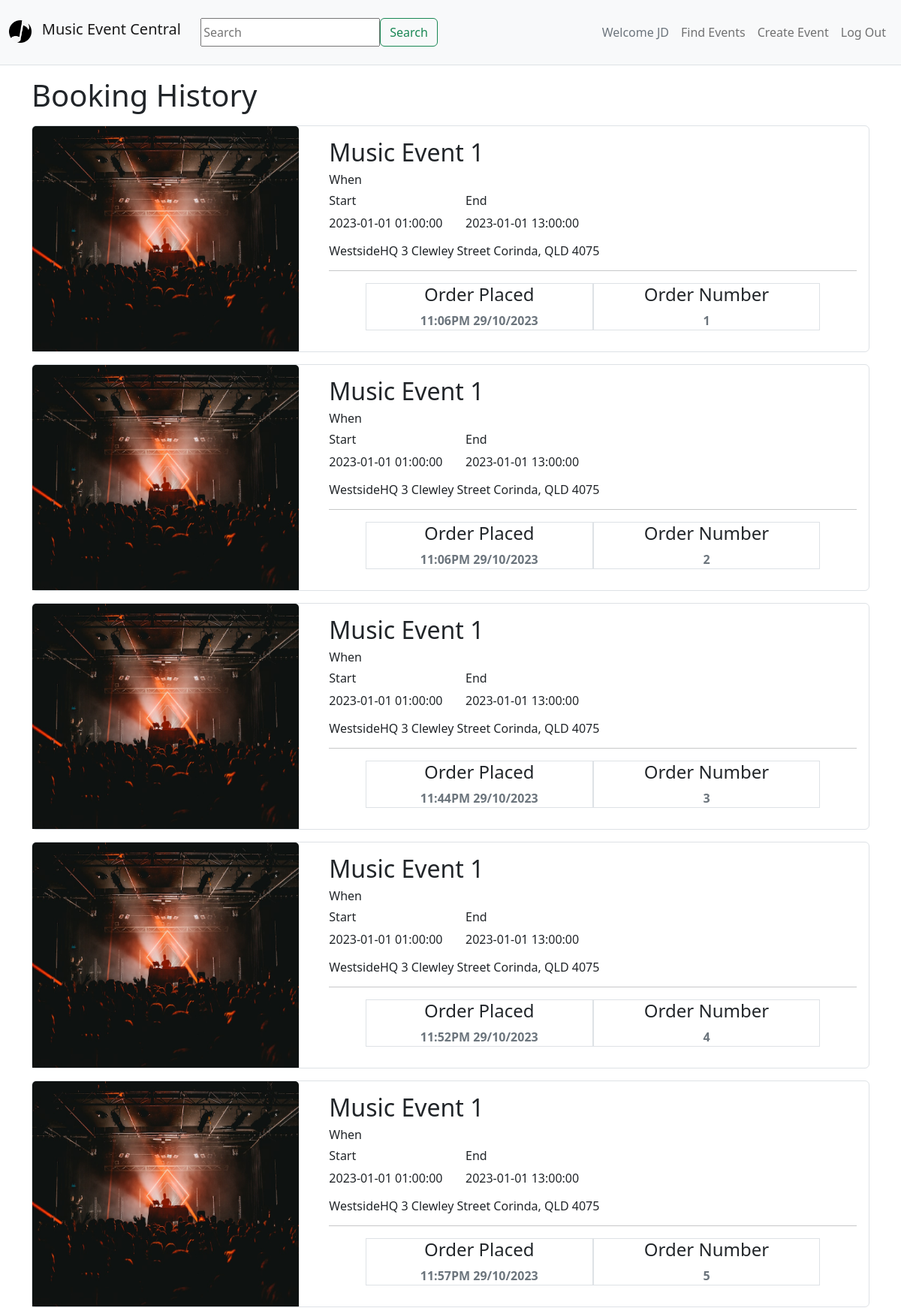
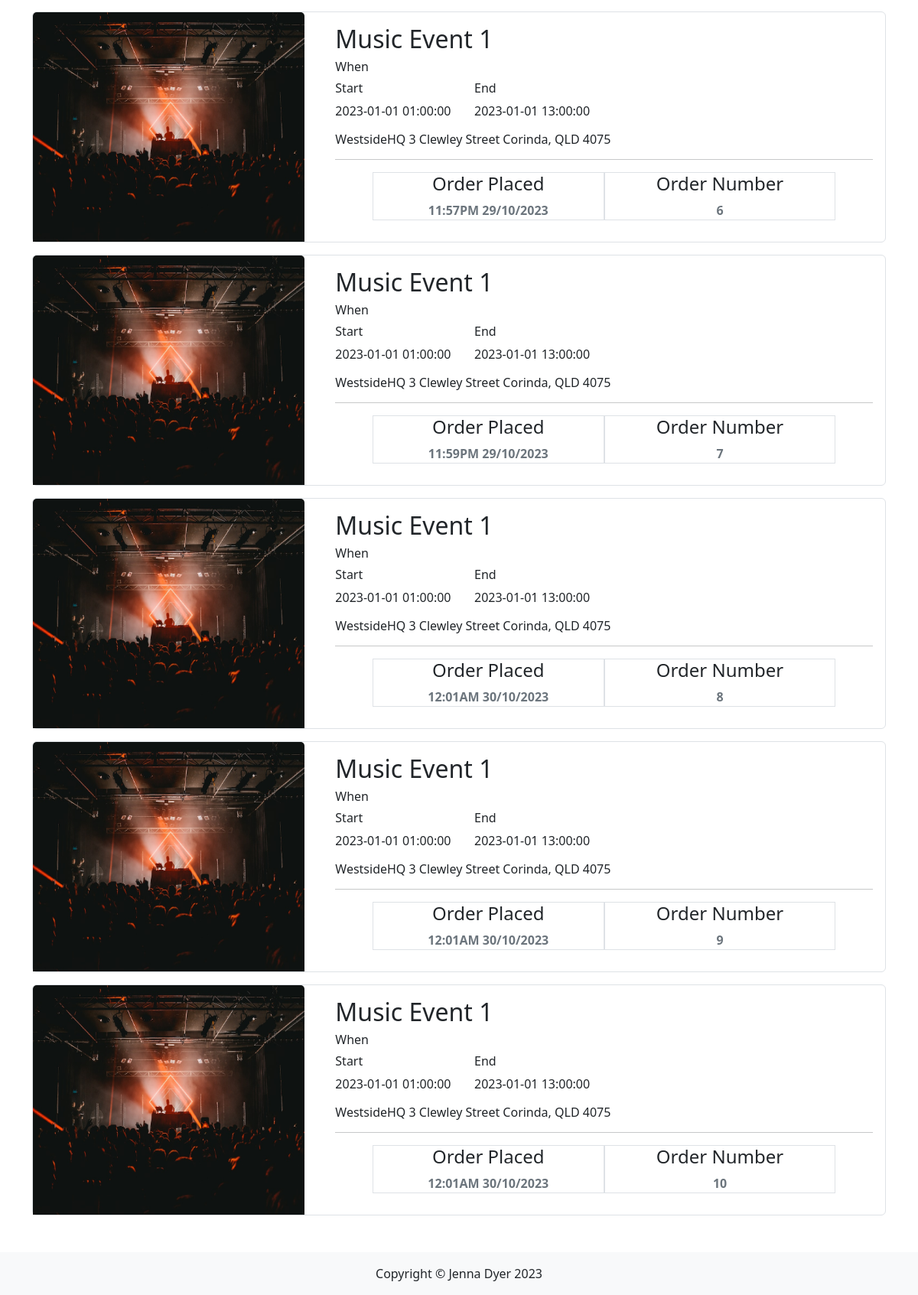
The app's page /events/booking_history (signed in) with its own data (2 pictures, top to bottom).
### MusicEventCentral/models.py (models this page shows, shortened)
class User(db.Model, UserMixin):
    __tablename__ = 'users'  # good practice to specify table name
    id = db.Column(db.Integer, primary_key=True)
    name = db.Column(db.String(100), index=True, unique=True, nullable=False)
    emailid = db.Column(db.String(100), index=True, nullable=False)
    password_hash = db.Column(db.String(255), nullable=False)
    comments = db.relationship('Comment', backref='user')

class Booking(db.Model):
    __tablename__ = 'bookings'
    id = db.Column(db.Integer, primary_key=True)
    date = db.Column(db.DateTime, default=datetime.now())
    num_tickets = db.Column(db.Integer)
    total_cost = db.Column(db.Float)
    user_id = db.Column(db.Integer, db.ForeignKey('users.id'))
    event_id = db.Column(db.Integer, db.ForeignKey('events.id'))

class Event(db.Model):
    __tablename__ = 'events'
    id = db.Column(db.Integer, primary_key=True)
    name = db.Column(db.String(80))
    start_time = db.Column(db.Time)
    end_time = db.Column(db.Time)
    start_date = db.Column(db.Date)
    end_date = db.Column(db.Date)
    location = db.Column(db.String(200))
    total_tickets = db.Column(db.Integer)
    tickets_avail = db.Column(db.Integer)
    status = db.Column(db.String(80))
    description = db.Column(db.String(200))
    image = db.Column(db.String(400))
    price = db.Column(db.Float(4))
    genre = db.Column(db.String(80))
    user_id = db.Column(db.Integer, db.ForeignKey('users.id'))
    comments = db.relationship('Comment', backref='events')

### MusicEventCentral/events.py (the view)
@evtbp.route('/booking_history')
@login_required
def booking_history():
    user_bookings = db.session.query(Booking, Event).\
        join(Event, Booking.event_id == Event.id).\
        filter(Booking.user_id == current_user.id).all()
    return render_template('events/booking_history.html', user_bookings=user_bookings)

### MusicEventCentral/__init__.py (called while the page is built)
def create_app():
    app = Flask(__name__)
    app.debug = True
    app.secret_key = 'utroutoru'
    app.config['SQLALCHEMY_DATABASE_URI'] = 'sqlite:///sitedata.sqlite'
    db.init_app(app)
    bootstrap = Bootstrap5(app)
    UPLOAD_FOLDER = '/static/image'
    app.config['UPLOAD_FOLDER'] = UPLOAD_FOLDER
    login_manager = LoginManager()
    login_manager.login_view = 'auth.login'
    login_manager.init_app(app)
    from .models import User  # importing here to avoid circular references
    @login_manager.user_loader
    def load_user(user_id):
        return User.query.get(int(user_id))
    from . import views
    app.register_blueprint(views.bp)
    from . import auth
    app.register_blueprint(auth.authbp)
    from . import events
    app.register_blueprint(events.evtbp)
    return app

### MusicEventCentral/templates/events/booking_history.html
{% extends 'base.html' %}
{% block content %}
<body>
    <div class="container">
        <h1 class="mt-3 mb-3">Booking History</h1>
        {% for booking, event in user_bookings %}
        <div class="card mt-3 mb-3 border">
            <div class="row">
                <div class="col-md-4">
                    <img class="card-img-top" style="height: 300px" src="{{ event.image }}" alt="Event Image">
                </div>
                <div class="col-md-8">
                    <div class="card-body">
                        <h2 class="card-title">{{ event.name }}</h2>
                        <h6 class="fw-light">When</h6>
                        <div class="row">
                            <div class="col-md-3">
                                <h6>Start</h6>
                                <p>{{ event.start_date }} {{ event.start_time }}</p>
                            </div>
                            <div class="col-md-3">
                                <h6>End</h6>
                                <p>{{ event.end_date }} {{ event.end_time }}</p>
                            </div>
                        </div>
                        <h6 class="fw-light">{{ event.location }}</h6>
                        <hr>
                        <div class="row justify-content-center text-center">
                            <div class="col-md-5 border">
                                <h4 class="card-text">Order Placed</h4>
                                <p class="card-text text-muted"><strong>{{ booking.date.strftime('%I:%M%p %d/%m/%Y') }}</strong></p>
                            </div>
                            <div class="col-md-5 border">
                                <h4 class="card-text">Order Number</h4>
                                <p class="card-text text-muted"><strong>{{ booking.id }}</strong></p>
                            </div>
                        </div>
                    </div>
                </div>
            </div>
        </div>
        {% endfor %}
    </div>
</body>
{% endblock %}

### MusicEventCentral/templates/base.html (shortened to what this page needs)
<html>
<head>
    <link href="https://cdn.jsdelivr.net/npm/bootstrap@5.2.1/dist/css/bootstrap.min.css" rel="stylesheet"
>
</head>
<body>
    <header class="bg-light border-bottom">
        <nav class="navbar navbar-expand-lg navbar-light bg-light">
            <div class="container-fluid ">
                <a href="/" class="navbar-brand">
                    <div class="row">
                        <div class="col-md-2">
                            <img class="img" style="max-height: 30px" src="/static/img/logo.png" alt="Logo">
                        </div>
                        <div class="col-md-2">
                            <h5>Music Event Central</h5>
                        </div>
                    </div>
                </a>
                <form class="d-flex mt-3" action="{{url_for('main.search')}}">
                    <input <input type="text" name="search" placeholder="Search" aria-label="Search" id="SearchForm">
                    <button class="btn btn-outline-success" type="submit">Search</button>
                </form>
                <div class="collapse navbar-collapse justify-content-end" id="navbarSupportedContent">
                    <div class="navbar-nav ml-auto">
                        {% if current_user.is_authenticated %}
                        <a class="nav-item nav-link disabled text-muted" href="#">Welcome {{current_user.name}}</a>
                        <a class="nav-item nav-link" href="/events/listing">Find Events</a>
                        <a class="nav-item nav-link" href="{{ url_for('event.create') }}">Create Event</a>
                        <a class="nav-item nav-link" href="{{ url_for('auth.logout') }}">Log Out</a>
                        {% else %}
                        <a class="nav-item nav-link" href="/events/listing">Find Events</a>
                        <a class="nav-item nav-link" href="{{ url_for('auth.register') }}">Register</a>
                        <a class="nav-item nav-link" href="{{ url_for('auth.login') }}">Log In</a>
                        {% endif %}
                    </div>
                </div>
            </div>
        </nav>
    </header>
    {% block content %}
    {% endblock %}
    <footer class="footer mt-5">
        <div class="text-center py-3 bg-light">
            <span class="text-dark">Copyright &copy; Jenna Dyer 2023</span>
        </div>
    </footer>
</body>
</html>

### records on screen
User: name "JD"
Booking: image (picture), name "Music Event 1", start_date "2023-01-01", start_time "01:00:00", end_date "2023-01-01", end_time "13:00:00", location "WestsideHQ 3 Clewley Street Corinda, QLD 4075", date "11:06PM 29/10/2023", id "1"
Booking: image (picture), name "Music Event 1", start_date "2023-01-01", start_time "01:00:00", end_date "2023-01-01", end_time "13:00:00", location "WestsideHQ 3 Clewley Street Corinda, QLD 4075", date "11:06PM 29/10/2023", id "2"
Booking: image (picture), name "Music Event 1", start_date "2023-01-01", start_time "01:00:00", end_date "2023-01-01", end_time "13:00:00", location "WestsideHQ 3 Clewley Street Corinda, QLD 4075", date "11:44PM 29/10/2023", id "3"
Booking: image (picture), name "Music Event 1", start_date "2023-01-01", start_time "01:00:00", end_date "2023-01-01", end_time "13:00:00", location "WestsideHQ 3 Clewley Street Corinda, QLD 4075", date "11:52PM 29/10/2023", id "4"
Booking: image (picture), name "Music Event 1", start_date "2023-01-01", start_time "01:00:00", end_date "2023-01-01", end_time "13:00:00", location "WestsideHQ 3 Clewley Street Corinda, QLD 4075", date "11:57PM 29/10/2023", id "5"
Booking: image (picture), name "Music Event 1", start_date "2023-01-01", start_time "01:00:00", end_date "2023-01-01", end_time "13:00:00", location "WestsideHQ 3 Clewley Street Corinda, QLD 4075", date "11:57PM 29/10/2023", id "6"
Booking: image (picture), name "Music Event 1", start_date "2023-01-01", start_time "01:00:00", end_date "2023-01-01", end_time "13:00:00", location "WestsideHQ 3 Clewley Street Corinda, QLD 4075", date "11:59PM 29/10/2023", id "7"
Booking: image (picture), name "Music Event 1", start_date "2023-01-01", start_time "01:00:00", end_date "2023-01-01", end_time "13:00:00", location "WestsideHQ 3 Clewley Street Corinda, QLD 4075", date "12:01AM 30/10/2023", id "8"
Booking: image (picture), name "Music Event 1", start_date "2023-01-01", start_time "01:00:00", end_date "2023-01-01", end_time "13:00:00", location "WestsideHQ 3 Clewley Street Corinda, QLD 4075", date "12:01AM 30/10/2023", id "9"
Booking: image (picture), name "Music Event 1", start_date "2023-01-01", start_time "01:00:00", end_date "2023-01-01", end_time "13:00:00", location "WestsideHQ 3 Clewley Street Corinda, QLD 4075", date "12:01AM 30/10/2023", id "10"
